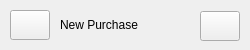
           <widget class="QFrame" name="extraTopBg">
            <property name="minimumSize">
             <size>
              <width>0</width>
              <height>50</height>
             </size>
            </property>
            <property name="maximumSize">
             <size>
              <width>16777215</width>
              <height>50</height>
             </size>
            </property>
            <property name="frameShape">
             <enum>QFrame::NoFrame</enum>
            </property>
            <property name="frameShadow">
             <enum>QFrame::Raised</enum>
            </property>
            <layout class="QVBoxLayout" name="verticalLayout_18">
             <property name="spacing">
              <number>0</number>
             </property>
             <property name="leftMargin">
              <number>0</number>
             </property>
             <property name="topMargin">
              <number>0</number>
             </property>
             <property name="rightMargin">
              <number>0</number>
             </property>
             <property name="bottomMargin">
              <number>0</number>
             </property>
             <item>
              <layout class="QGridLayout" name="extraTopLayout">
               <property name="leftMargin">
                <number>10</number>
               </property>
               <property name="rightMargin">
                <number>10</number>
               </property>
               <property name="horizontalSpacing">
                <number>10</number>
               </property>
               <property name="verticalSpacing">
                <number>0</number>
               </property>
               <item row="0" column="0">
                <widget class="QPushButton" name="extraIconPlus">
                 <property name="sizePolicy">
                  <sizepolicy hsizetype="Fixed" vsizetype="Fixed">
                   <horstretch>0</horstretch>
                   <verstretch>0</verstretch>
                  </sizepolicy>
                 </property>
                 <property name="minimumSize">
                  <size>
                   <width>30</width>
                   <height>30</height>
                  </size>
                 </property>
                 <property name="text">
                  <string/>
                 </property>
                 <property name="iconSize">
                  <size>
                   <width>20</width>
                   <height>20</height>
                  </size>
                 </property>
                </widget>
               </item>
               <item row="0" column="1">
                <widget class="QLabel" name="extraLabelTitle">
                 <property name="minimumSize">
                  <size>
                   <width>130</width>
                   <height>0</height>
                  </size>
                 </property>
                 <property name="text">
                  <string>New Purchase</string>
                 </property>
                </widget>
               </item>
               <item row="0" column="2">
                <widget class="QPushButton" name="extraCloseColumnBtn">
                 <property name="minimumSize">
                  <size>
                   <width>40</width>
                   <height>30</height>
                  </size>
                 </property>
                 <property name="maximumSize">
                  <size>
                   <width>28</width>
                   <height>28</height>
                  </size>
                 </property>
                 <property name="cursor">
                  <cursorShape>PointingHandCursor</cursorShape>
                 </property>
                 <property name="toolTip">
                  <string>Close left box</string>
                 </property>
                 <property name="text">
                  <string/>
                 </property>
                 <property name="icon">
                  <iconset resource="../resources.qrc">
                   <normaloff>:/icons/images/icons/icon_close.png</normaloff>:/icons/images/icons/icon_close.png</iconset>
                 </property>
                 <property name="iconSize">
                  <size>
                   <width>20</width>
                   <height>20</height>
                  </size>
                 </property>
                </widget>
               </item>
              </layout>
             </item>
            </layout>
           </widget>
